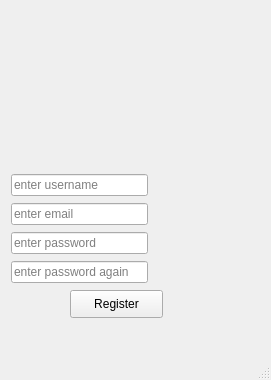
<?xml version="1.0" encoding="UTF-8"?>
<ui version="4.0">
 <class>MainWindow</class>
 <widget class="QMainWindow" name="MainWindow">
  <property name="geometry">
   <rect>
    <x>0</x>
    <y>0</y>
    <width>271</width>
    <height>380</height>
   </rect>
  </property>
  <property name="windowTitle">
   <string>MainWindow</string>
  </property>
  <widget class="QWidget" name="centralwidget">
   <widget class="QLabel" name="label">
    <property name="geometry">
     <rect>
      <x>11</x>
      <y>11</y>
      <width>241</width>
      <height>111</height>
     </rect>
    </property>
    <property name="styleSheet">
     <string notr="true">image: url(views/images/signup-icon.png);</string>
    </property>
    <property name="text">
     <string/>
    </property>
   </widget>
   <widget class="QLineEdit" name="username_field">
    <property name="geometry">
     <rect>
      <x>11</x>
      <y>174</y>
      <width>137</width>
      <height>22</height>
     </rect>
    </property>
    <property name="placeholderText">
     <string>enter username</string>
    </property>
   </widget>
   <widget class="QLineEdit" name="email_field">
    <property name="geometry">
     <rect>
      <x>11</x>
      <y>203</y>
      <width>137</width>
      <height>22</height>
     </rect>
    </property>
    <property name="placeholderText">
     <string>enter email</string>
    </property>
   </widget>
   <widget class="QLineEdit" name="password1_field">
    <property name="geometry">
     <rect>
      <x>11</x>
      <y>232</y>
      <width>137</width>
      <height>22</height>
     </rect>
    </property>
    <property name="echoMode">
     <enum>QLineEdit::Password</enum>
    </property>
    <property name="placeholderText">
     <string>enter password</string>
    </property>
   </widget>
   <widget class="QLineEdit" name="password2_field">
    <property name="geometry">
     <rect>
      <x>11</x>
      <y>261</y>
      <width>137</width>
      <height>22</height>
     </rect>
    </property>
    <property name="echoMode">
     <enum>QLineEdit::Password</enum>
    </property>
    <property name="placeholderText">
     <string>enter password again</string>
    </property>
   </widget>
   <widget class="QPushButton" name="pushButton">
    <property name="geometry">
     <rect>
      <x>70</x>
      <y>290</y>
      <width>93</width>
      <height>28</height>
     </rect>
    </property>
    <property name="text">
     <string>Register</string>
    </property>
   </widget>
   <widget class="QLabel" name="label_username">
    <property name="geometry">
     <rect>
      <x>160</x>
      <y>170</y>
      <width>101</width>
      <height>20</height>
     </rect>
    </property>
    <property name="text">
     <string/>
    </property>
    <property name="textFormat">
     <enum>Qt::PlainText</enum>
    </property>
   </widget>
   <widget class="QLabel" name="label_email">
    <property name="geometry">
     <rect>
      <x>160</x>
      <y>210</y>
      <width>111</width>
      <height>16</height>
     </rect>
    </property>
    <property name="text">
     <string/>
    </property>
   </widget>
  </widget>
  <widget class="QMenuBar" name="menubar">
   <property name="geometry">
    <rect>
     <x>0</x>
     <y>0</y>
     <width>271</width>
     <height>26</height>
    </rect>
   </property>
  </widget>
  <widget class="QStatusBar" name="statusbar"/>
 </widget>
 <resources>
  <include location="ss.qrc"/>
 </resources>
 <connections/>
</ui>
